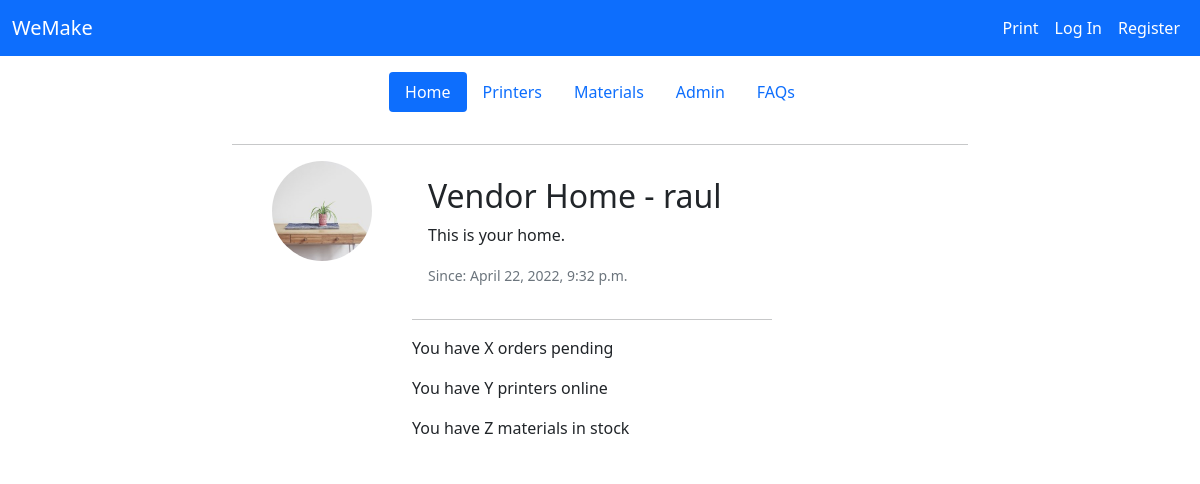
/vendor/vendor_home/ (signed in), run on the app's committed database.
### vendor/models.py (models this page shows, shortened)
class Vendor(models.Model):
    created_at              = models.DateTimeField(auto_now_add=True)
    created_by              = models.OneToOneField(User,related_name='vendor', on_delete=models.CASCADE, null=True)
    store_name              = models.CharField(max_length=255,blank=True, null=True)
    slug                    = models.SlugField(blank=False, null=False)
    description             = models.TextField(blank=True, null=True)
    store_logo_raw          = models.ImageField(null=True, blank=True)
    store_logo_thumbnail    = models.ImageField(null=True, blank=True)
    class Meta:
        ordering = (['created_by'])
    def get_thumbnail(self):
        if self.store_logo_thumbnail:
            return self.store_logo_thumbnail.url

### vendor/views.py (the view)
# urls.py: path('vendor_home/',views.vendor_home,name='vendor_home'),
@login_required
def vendor_home(request):
    vendor = request.user.vendor
    if(request.method == 'GET'):
        form = VendorSettingsForm(instance=vendor)
        context = {
            'form':form,
            'vendor':vendor,
        }
        return render(request,'vendor/vendor_home.html',context)

### vendor/templates/vendor/vendor_home.html (shortened to what this page needs)
{% extends 'core/base.html' %}
{% block content %}
<div class="container">
  <header class="d-flex justify-content-center py-3">
    <ul class="nav nav-pills">
      <li class="nav-item"><a href="{% url 'vendor_home' %}" class="nav-link active" aria-current="page">Home</a></li>
      <li class="nav-item"><a href="{% url 'printer_dashboard' %}" class="nav-link">Printers</a></li>
      <li class="nav-item"><a href="{% url 'material_dashboard' %}" class="nav-link">Materials</a></li>
      <li class="nav-item"><a href="{% url 'vendor_admin' %}" class="nav-link">Admin</a></li>
      <li class="nav-item"><a href="#" class="nav-link">FAQs</a></li>
    </ul>
  </header>
</div>
<div class="row justify-content-center">
  <div class='col-8'>
    <hr>
    <div class="card mb-3 border-0" style="max-width: 540px;">
      <div class="row g-0">
        <div class="col-md-4 image-container">
          <img src="{{ vendor.get_thumbnail }}" alt="store-logo" class="profile-pic">
        </div>
        <div class="col-md-8">
          <div class="card-body">
            <h2 class="card-title">Vendor Home - {{ vendor.created_by.username }}</h2>
            <p class="card-text">This is your home.</p>
            <p class="card-text"><small class="text-muted">Since: {{ vendor.created_at }}</small></p>
          </div>
          <hr>
          <p>You have X orders pending</p>
          <p>You have Y printers online</p>
          <p>You have Z materials in stock</p>
        </div>
      </div>
    </div>
  </div>
</div>
{% endblock %}

### static/styles/main.css (style rules this page uses)
.profile-pic { vertical-align: middle; width: 100px; height: 100px; border-radius: 50%; }
.image-container { vertical-align: middle; text-align:center }

### data on the page
Vendor: get_thumbnail (picture), created_by.username "raul", created_at "April 22, 2022, 9:32 p.m."
